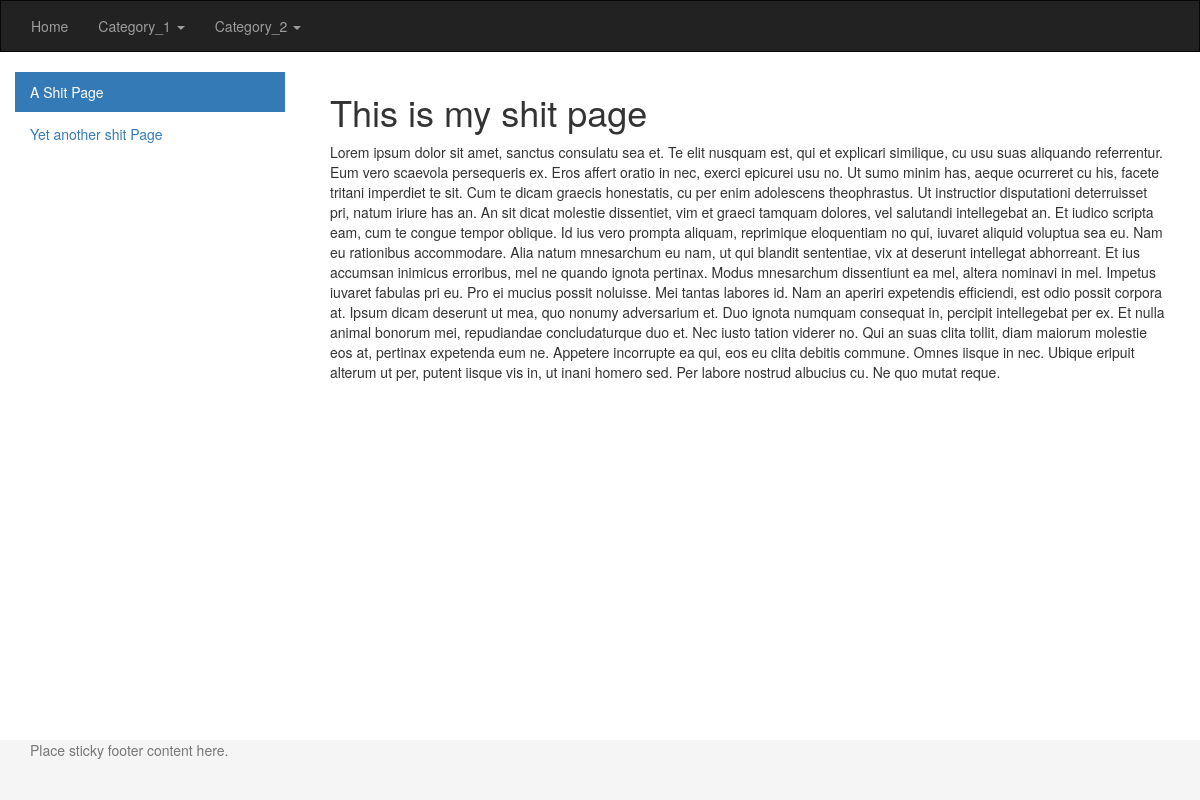
Screenshot of /?page=1&category=category_1 with the database file from the repository.
### tables this page shows
CREATE TABLE `cat_menu` (
  `label` varchar(60) NOT NULL,
  `title` varchar(60) NOT NULL,
  `position` tinyint(4) NOT NULL
);

CREATE TABLE `pages` (
  `id` tinyint(4) NOT NULL,
  `cat_label` varchar(60) NOT NULL,
  `title` varchar(100) NOT NULL,
  `header` varchar(100) NOT NULL,
  `body` longtext NOT NULL
);

### index.php (called while the page is built)
<?php
  include ('template/header.php');
  include ('view/'.$c_page.'.php');
  include ('template/footer.php');
 ?>

### functions/page.php (the view)
<?php
function page($dbc,$id){
  $q_page = "SELECT header,body FROM pages WHERE id = $id";
  $r_page = mysqli_query($dbc,$q_page);
  while($page = mysqli_fetch_assoc($r_page)){
    echo '<h1>'.$page['header'].'</h1>';
    echo '<p>'.$page['body'].'</p>';
  }
}
 ?>

### template/header.php (shortened to what this page needs)
<?php include ('config/setup.php'); ?>
<!DOCTYPE html>
<html>
  <head>
    <link rel="stylesheet" href="config/css/bootstrap.min.css">
    <link rel="stylesheet" href="config/css/style.css">
  </head>
  <body>
    <nav class="navbar navbar-inverse">
      <div class="container-fluid">
        <ul class="nav navbar-nav">
          <li><a href="?">Home</a></li>
          <?php main_nav($dbc); ?>
        </ul>
      </div>
    </nav>

### functions/main_nav.php (shortened to what this page needs)
<?php
function main_nav($dbc){
  $q_category = "SELECT * FROM cat_menu ORDER BY position ASC";
  $r_category = mysqli_query($dbc,$q_category);
  while($cat = mysqli_fetch_assoc($r_category)){
    ?>
    <li class="dropdown">
      <a class="dropdown-toggle" data-toggle="dropdown" href="#">
        <?php echo $cat['title'].' '; ?>
        <span class="caret"></span>
      </a>
    </li>
  <?php }
}
 ?>

### view/page.php
<div class="container-fluid">
  <div class="row">
    <div class="col-md-3">
      <ul class="nav nav-pills nav-stacked">
        <?php cat_nav($dbc); ?>
      </ul>
    </div>
    <div class="col-md-9">
      <div class="container-fluid">
        <?php page($dbc,$_GET['page']); ?>
      </div>
    </div>
  </div>
</div>

### functions/cat_nav.php
<?php
function cat_nav($dbc){
  $q_navigation = "SELECT id,cat_label, title FROM pages ORDER BY title ASC";
  $r_navigation = mysqli_query($dbc,$q_navigation);
  while($nav = mysqli_fetch_assoc($r_navigation)){
    if($nav['cat_label']==$_GET['category']){
  ?>
  <li<?php if($nav['id']==$_GET['page']){echo ' class="active"';}?>>
    <a href="?page=<?php echo $nav['id'].'&'.'category='.$nav['cat_label']; ?>" >
      <?php echo $nav['title']; ?>
    </a>
  </li>
  <?php }}
}
 ?>

### template/footer.php (shortened to what this page needs)
  <footer class="footer">
    <div class="container">
      <p class="text-muted">Place sticky footer content here.</p>
    </div>
  </footer>
  </body>
</html>

### config/css/style.css (style rules this page uses)
.navbar { border-radius: 0px; }
.nav-pills > li > a { border-radius: 0px; }
li>a { overflow-x: auto; }
html { position: relative; min-height: 100%; }
body { margin-bottom: 60px; }
.footer { position: absolute; bottom: 0; width: 100%; height: 60px; background-color: #f5f5f5; }

### rows the page displays
cat_menu: title "Category_1"
cat_menu: title "Category_2"
pages: title "A Shit Page", header "This is my shit page", body "Lorem ipsum dolor sit amet, sanctus consulatu sea et. Te elit nusquam est, qui et explicari similique, cu usu suas aliquando referrentur. Eum vero scaevola persequeris ex. Eros affert oratio in nec, exerci epicurei usu no. Ut sumo minim has, aeque ocurreret cu his, facete tritani imperdiet te sit. Cum te dicam graecis honestatis, cu per enim adolescens theophrastus. Ut instructior disputationi deterruisset pri, natum iriure has an. An sit dicat molestie dissentiet, vim et graeci tamquam dolores, vel salutandi intellegebat an. Et iudico scripta eam, cum te congue tempor oblique. Id ius vero prompta aliquam, reprimique eloquentiam no qui, iuvaret aliquid voluptua sea eu. Nam eu rationibus…"
pages: title "Yet another shit Page"
